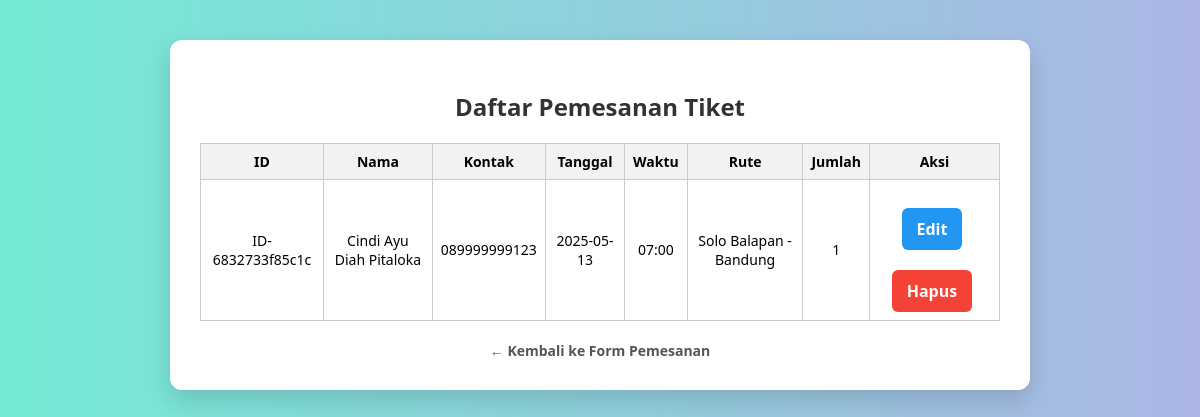
/tiket3.php?view=1, run on the app's committed database.
### tables this page shows
CREATE TABLE `pemesanan` (
  `id` int(11) NOT NULL,
  `id_penumpang` varchar(50) DEFAULT NULL,
  `nama` varchar(100) DEFAULT NULL,
  `kontak` varchar(20) DEFAULT NULL,
  `tanggal` date DEFAULT NULL,
  `waktu` varchar(20) DEFAULT NULL,
  `rute` varchar(255) DEFAULT NULL,
  `jumlah` int(11) DEFAULT NULL,
  `kursi` varchar(10) DEFAULT NULL
);

### tiket3.php (the view, shortened to what this page needs)
<?php
$koneksi = new mysqli("localhost", "root", "", "tiket");
?>
<!DOCTYPE html>
<html lang="id">
<head>
</head>
<body>
<?php if (isset($_GET['view'])): ?>
    <div class="table-container">
        <h2>Daftar Pemesanan Tiket</h2>
        <table>
            <tr>
                <th>ID</th><th>Nama</th><th>Kontak</th><th>Tanggal</th><th>Waktu</th><th>Rute</th><th>Jumlah</th><th>Aksi</th>
            </tr>
            <?php
            $result = $koneksi->query("SELECT * FROM pemesanan");
            while ($row = $result->fetch_assoc()): ?>
                <tr>
                    <td><?= htmlspecialchars($row['id_penumpang']) ?></td>
                    <td><?= htmlspecialchars($row['nama']) ?></td>
                    <td><?= htmlspecialchars($row['kontak']) ?></td>
                    <td><?= htmlspecialchars($row['tanggal']) ?></td>
                    <td><?= htmlspecialchars($row['waktu']) ?></td>
                    <td><?= htmlspecialchars($row['rute']) ?></td>
                    <td><?= htmlspecialchars($row['jumlah']) ?></td>
                    <td>
                        <a href="?edit=<?= urlencode($row['id_penumpang']) ?>" class="action-btn edit">Edit</a>
                        <a href="?delete=<?= urlencode($row['id_penumpang']) ?>" class="action-btn" onclick="return confirm('Hapus data ini?')">Hapus</a>
                    </td>
                </tr>
            <?php endwhile; ?>
        </table>
        <a href="?" class="back-btn">← Kembali ke Form Pemesanan</a>
    </div>
<?php endif; ?>
</body>
</html>

### tiket3.php (style rules this page uses)
body { font-family: 'Segoe UI', Tahoma, Geneva, Verdana, sans-serif; background: linear-gradient(to right, #74ebd5, #ACB6E5); margin: 0; padding: 40px; }
.form-container, .table-container { background-color: #ffffff; padding: 30px; border-radius: 12px; max-width: 800px; margin: auto; box-shadow: 0 10px 25px rgba(0,0,0,0.15); }
h2 { text-align: center; color: #333; }
.submit-btn, .action-btn { margin-top: 20px; padding: 10px 15px; border: none; border-radius: 6px; font-weight: bold; cursor: pointer; font-size: 16px; transition: background-color 0.3s ease; }
.action-btn { background-color: #f44336; color: white; text-decoration: none; margin-right: 5px; display: inline-block; }
.action-btn.edit { background-color: #2196F3; }
.back-btn { display: block; margin-top: 20px; text-align: center; font-weight: bold; color: #555; text-decoration: none; font-size: 14px; }
table { width: 100%; border-collapse: collapse; margin-top: 20px; }
th, td { border: 1px solid #ccc; padding: 8px; text-align: center; font-size: 14px; }
th { background-color: #f2f2f2; }

### data on the page
pemesanan: id_penumpang "ID-6832733f85c1c", nama "Cindi Ayu Diah Pitaloka", kontak "089999999123", tanggal "2025-05-13", waktu "07:00", rute "Solo Balapan - Bandung", jumlah "1"
